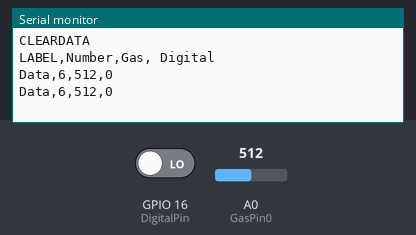
The sketch below on a simulated ESP8266 (NodeMCU). Shown: the last lines printed to the serial monitor. The inputs (shaded band) are chosen by the test bench; at power-on: A0 (GasPin0) = 512, GPIO 16 (DigitalPin) LOW.

Above: at 2.8 s.
2.9 s: A0 (GasPin0) set to 716
At 5.0 s:
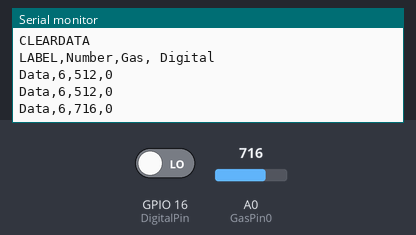
5.6 s: GPIO 16 (DigitalPin) driven HIGH
At 6.6 s:
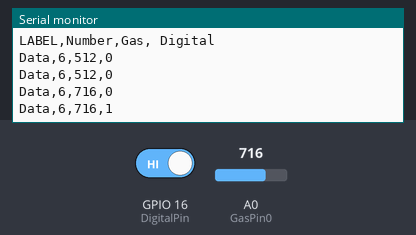
8.3 s: A0 (GasPin0) set to 900
At 10.8 s:
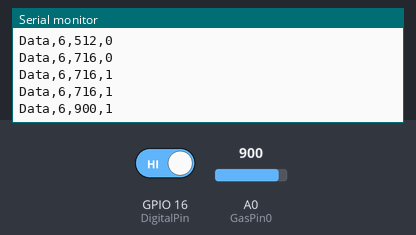
11.0 s: GPIO 16 (DigitalPin) driven LOW
At 12.4 s:
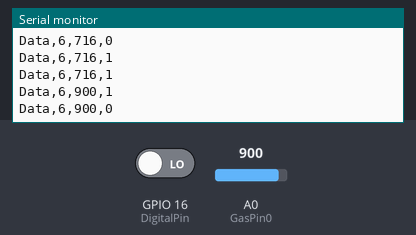
Timing chart, 0 to 14.0 s (numbered marks = the images above; inputs shaded):
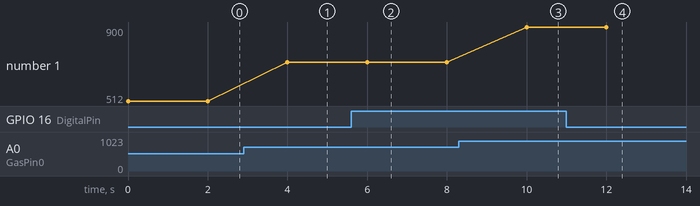

Measured:
- after the input at 2.9 s, the serial monitor: prints a new line after 1.1 s (image 1)
- after the input at 5.6 s, the serial monitor: prints a new line after 0.40 s (image 2)
- after the input at 8.3 s, the serial monitor: prints a new line after 1.7 s (image 3)
- after the input at 11.0 s, the serial monitor: prints a new line after 1.0 s (image 4)
- plotted number 1: 512 → 716 after the input at 2.9 s, 716 → 900 after the input at 8.3 s

The sketch:

nodemcu_gas_sensor.ino
```cpp
int GasPin0 = A0;   // 가스센서 입력을 위한 아날로그 핀
int DigitalPin = 16;


void setup() {

  pinMode(GasPin0 ,INPUT);   // 아날로그 핀 A0를 입력모드로 설정

  Serial.println("CLEARDATA");
  Serial.println("LABEL,Number,Gas, Digital");
  Serial.begin(115200);

}


void loop() {
  int value = 0;
  Serial.print("Data,");
  Serial.print("6,");
  Serial.print(analogRead(GasPin0));
  Serial.print(",");
  Serial.print(digitalRead(DigitalPin));
  Serial.println();

  delay(2000);  // 3s 대기

}
```
